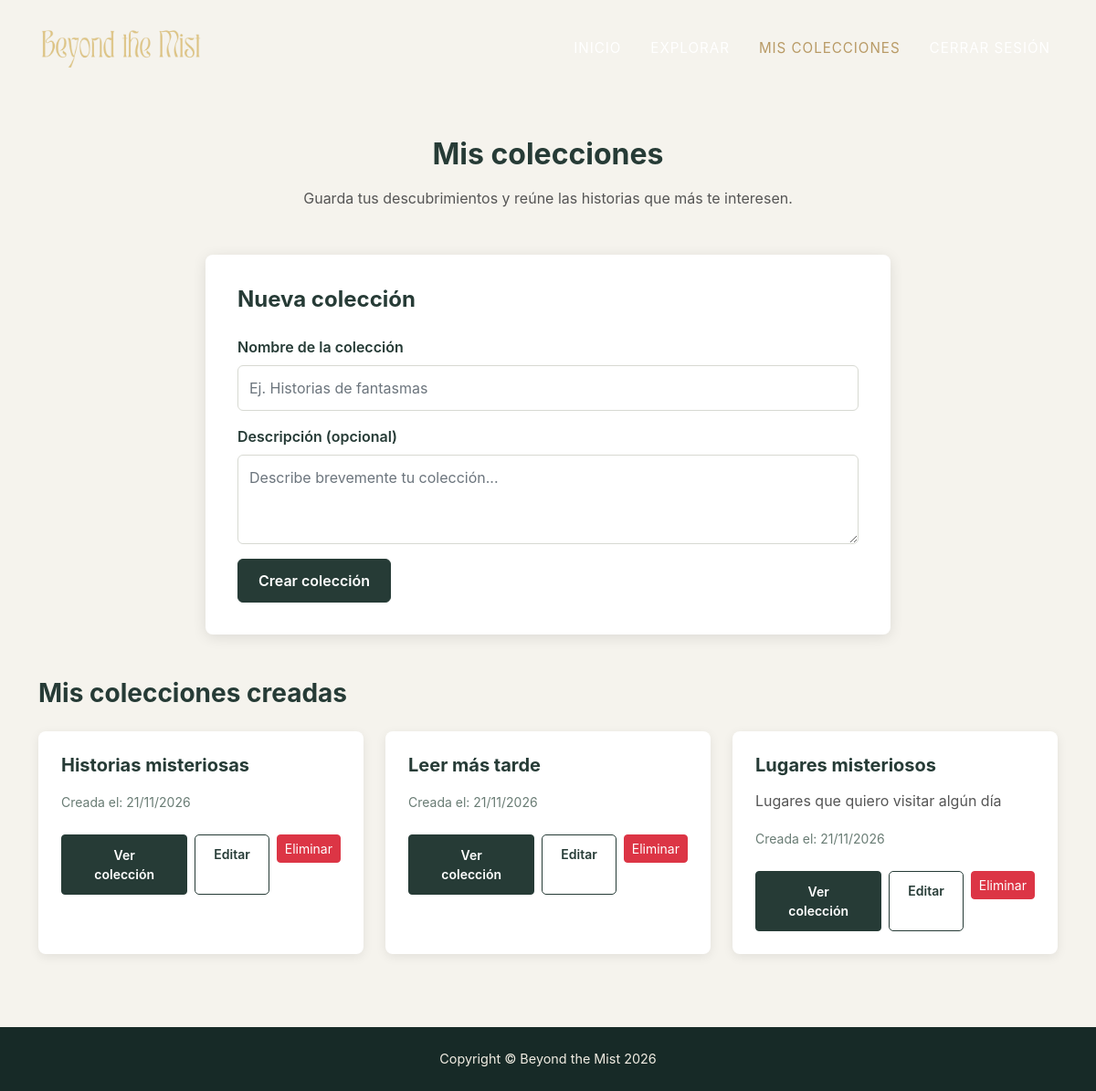
The app's page /colecciones.php (signed in) with its own data.
### tables this page shows
CREATE TABLE colecciones (
    id INTEGER PRIMARY KEY AUTOINCREMENT,
    usuario_id INTEGER NOT NULL,
    nombre TEXT NOT NULL,
    descripcion TEXT,
    fecha_creacion DATETIME DEFAULT CURRENT_TIMESTAMP,
    FOREIGN KEY (usuario_id) REFERENCES usuarios(id) ON DELETE CASCADE
);

### colecciones.php (the view, shortened to what this page needs)
<?php
require_once __DIR__ . '/conexion.php';
$nombre = "";
$descripcion = "";
$consulta = $bd->prepare(
    "SELECT * FROM colecciones
     WHERE usuario_id = ?
     ORDER BY fecha_creacion DESC"
);
$consulta->execute([$_SESSION['usuario_id']]);
$colecciones = $consulta->fetchAll(PDO::FETCH_ASSOC);
?>
<!DOCTYPE html>
<html lang="es">
<head>
    <link href="https://cdn.jsdelivr.net/npm/bootstrap@5.2.3/dist/css/bootstrap.min.css" rel="stylesheet">
    <link href="css/styles.css" rel="stylesheet">
</head>
<body>
    <nav class="navbar navbar-expand-lg navbar-dark fixed-top" id="mainNav">
        <div class="container">
            <a class="navbar-brand" href="index.php">
                <img src="assets/img/masthead/logo.png" alt="Beyond the Mist">
            </a>
            <div class="collapse navbar-collapse" id="navbarResponsive">
                <ul class="navbar-nav text-uppercase ms-auto py-4 py-lg-0">
                    <li class="nav-item">
                        <a class="nav-link" href="index.php">Inicio</a>
                    </li>
                    <li class="nav-item">
                        <a class="nav-link" href="explorar.php">Explorar</a>
                    </li>
                    <li class="nav-item">
                        <a class="nav-link active" href="colecciones.php">Mis colecciones</a>
                    </li>
                    <li class="nav-item">
                        <a class="nav-link" href="logout.php">Cerrar sesión</a>
                    </li>
                </ul>
            </div>
        </div>
    </nav>
    <section class="colecciones-section">
        <div class="container">
            <div class="text-center mb-5">
                <h2 class="titulo-colecciones">Mis colecciones</h2>
                <p>
                    Guarda tus descubrimientos y reúne las historias
                    que más te interesen.
                </p>
            </div>
            <div class="formulario-coleccion">
                <h4>Nueva colección</h4>
                <form method="POST" action="colecciones.php">
                    <div class="mb-3">
                        <label for="nombre" class="form-label">
                            Nombre de la colección
                        </label>
                        <input
                            type="text"
                            class="form-control"
                            id="nombre"
                            name="nombre"
                            value="<?= htmlspecialchars($nombre) ?>"
                            placeholder="Ej. Historias de fantasmas"
                            required
                        >
                    </div>
                    <div class="mb-3">
                        <label for="descripcion" class="form-label">
                            Descripción (opcional)
                        </label>
                        <textarea
                            class="form-control"
                            id="descripcion"
                            name="descripcion"
                            rows="3"
                            placeholder="Describe brevemente tu colección..."
                        ><?= htmlspecialchars($descripcion) ?></textarea>
                    </div>
                    <button type="submit" class="btn btn-coleccion">
                        Crear colección
                    </button>
                </form>
            </div>
            <div class="mt-5">
                <h3 class="titulo-lista-colecciones mb-4">
                    Mis colecciones creadas
                </h3>
                <?php if (count($colecciones) > 0): ?>
                    <div class="row row-cols-1 row-cols-md-2 row-cols-lg-3 g-4">
                        <?php foreach ($colecciones as $coleccion): ?>
                            <div class="col">
                                <div class="card tarjeta-coleccion h-100">
                                    <div class="card-body">
                                        <h5 class="card-title">
                                            <?= htmlspecialchars($coleccion['nombre']) ?>
                                        </h5>
                                        <p class="card-text">
                                            <?= htmlspecialchars($coleccion['descripcion'] ?? '') ?>
                                        </p>
                                        <small>
                                            Creada el:
                                            <?= date('d/m/Y', strtotime($coleccion['fecha_creacion'])) ?>
                                        </small>
                                        <div class="mt-4 d-flex gap-2">
                                            <a
                                                href="ver_coleccion.php?id=<?= $coleccion['id'] ?>"
                                                class="btn btn-sm btn-coleccion"
                                            >
                                                Ver colección
                                            </a>
                                            <a
                                                href="editar_coleccion.php?id=<?= $coleccion['id'] ?>"
                                                class="btn btn-sm btn-volver"
                                            >
                                                Editar
                                            </a>
                                            <form
                                                action="eliminar_coleccion.php"
                                                method="POST"
                                                onsubmit="return confirm('¿Estás seguro de que deseas eliminar esta colección?');"
                                            >
                                                <button type="submit" class="btn btn-sm btn-danger">
                                                    Eliminar
                                                </button>
                                            </form>
                                        </div>
                                    </div>
                                </div>
                            </div>
                        <?php endforeach; ?>
                    </div>
                <?php endif; ?>
            </div>
        </div>
    </section>
    <footer class="footer py-4">
        <div class="container">
            <div class="text-center">
                <span class="copyright">
                    Copyright &copy; Beyond the Mist 2026
                </span>
            </div>
        </div>
    </footer>
</body>
</html>

### records on screen
colecciones: nombre "Historias misteriosas", fecha_creacion "21/11/2026"
colecciones: nombre "Leer más tarde", fecha_creacion "21/11/2026"
colecciones: nombre "Lugares misteriosos", descripcion "Lugares que quiero visitar algún día", fecha_creacion "21/11/2026"
